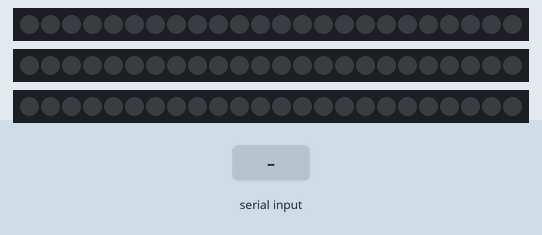
This sketch was run on a simulated Arduino Uno, built with avr-gcc and run on an emulated ATmega328P. On the bench: 3 × 24 RGB LEDs in strip order, left to right. The test bench sets the inputs (shaded band).

Above: at 4.2 s.
4.3 s: "R" received over Serial
At 6.8 s:
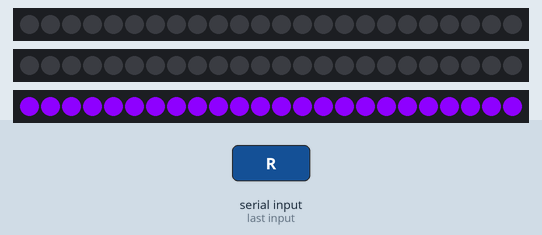
At 11.0 s:
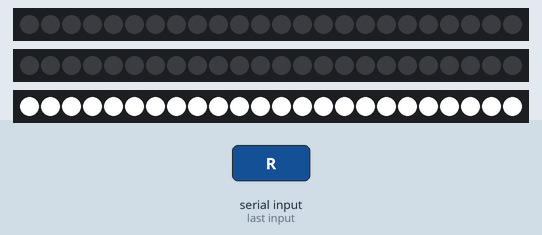

The sketch:

kafka.ino
```cpp
#include <TimedAction.h>
#include "FastLED.h"
#define NUM_LEDS 24
#define BRIGHTNESS  77
#define LED_TYPE    NEOPIXEL
#define COLOR_ORDER RGB
int fb = 255;
CRGB main_sculpt[NUM_LEDS];
CRGB mid_sculpt[NUM_LEDS];
CRGB minor_sculpt[NUM_LEDS];

void setup() {
  delay(3000);
  FastLED.addLeds<LED_TYPE, 8>(main_sculpt, NUM_LEDS);
  FastLED.addLeds<LED_TYPE, 9>(mid_sculpt, NUM_LEDS);
  FastLED.addLeds<LED_TYPE, 10>(minor_sculpt, NUM_LEDS);
  Serial.begin(9600);
}

int clearLed(CRGB sculpt[]) {
  for (int i = 0; i < NUM_LEDS; i++) {
    sculpt[i] =  CRGB(0 , 0, 0);
  }
  FastLED.show();
}

int change_color (CRGB sculpt[], int r, int g, int b, int t, int h, int bright) {
  // Leds apagados, acendem um a um na cor branca com pouco brilho e ficam 1 segundo acesos
  FastLED.setBrightness(bright);
  for (int i = 0; i < NUM_LEDS; i++) {
    sculpt[i] =  CRGB(r , g, b);
    FastLED.show();
    delay(h);
  }
  delay(t);
}
int intensify(int b, int bright, int t, int h) {
  // Leds tem o brilho intensificados e ficam no estado de brilho máximo por 1 segundo
  for (int i = b; i < bright; i++) {
    FastLED.setBrightness(i);
    FastLED.show();
    delay(h);
  }
  delay(t);
}
int dimm(int b, int bright, int t, int h) {
  // Leds tem intensidade reduzida até apagarem e permancem apagados por 1 segundo
  for (int i = b; i >= bright; i--) {
    FastLED.setBrightness(i);
    FastLED.show();
  }
  delay(t);
}
int blink_leads(CRGB sculpt[], int r, int g, int b, int h, int bright) {
  // Leds piscam por 10 vezes e apagam por 1 segundo
  FastLED.setBrightness(bright);
  for (int i = 0; i < 10; i++) {
    for (int j = 0; j < NUM_LEDS; j++) {
      sculpt[j] =  CRGB(r , g, b);
    }
    FastLED.show();
    delay(h);
    for (int j = 0; j < NUM_LEDS; j++) {
      sculpt[j] =  CRGB(0 , 0, 0);
    }
    FastLED.show();
    delay(h);
  }
}

int main_clear() {
  for (int i = 0; i < NUM_LEDS; i++) {
    main_sculpt[i] =  CRGB(0 , 0, 0);
  }
  FastLED.show();
}
int mid_clear() {
  for (int i = 0; i < NUM_LEDS; i++) {
    mid_sculpt[i] =  CRGB(0 , 0, 0);
  }
  FastLED.show();
}
int minor_clear() {
  for (int i = 0; i < NUM_LEDS; i++) {
    minor_sculpt[i] =  CRGB(0 , 0, 0);
  }
  FastLED.show();
}
int main() {
  clearLed(main_sculpt);
  change_color(main_sculpt, 255, 255, 255, 1000, 42, 77);
  intensify(77, 255, 2000, 200);
  change_color(main_sculpt, 112, 254, 255, 1000, 84, 77);
  change_color(main_sculpt, 255, 255, 255, 1000, 42, 255);
  dimm(255, 0, 1000, 200);
  blink_leads(main_sculpt, 255, 255, 255, 20, 77);
  clearLed(main_sculpt);
}
int mid() {
  clearLed(mid_sculpt);
  blink_leads(mid_sculpt, 255, 255, 255, 15, 77);
  intensify(254, 255, 1000, 200);
  dimm(255, 0, 1000, 200);
  intensify(254, 255, 0, 200);
  change_color(mid_sculpt, 142, 244, 68, 2000, 84, 255);
  dimm(255, 0, 1000, 200);
  change_color(mid_sculpt, 255, 255, 255, 2000, 42, 255);
  clearLed(mid_sculpt);
}
int minor() {
  clearLed(minor_sculpt);
  change_color(minor_sculpt, 142, 0, 255, 2000, 84, 255);
  change_color(minor_sculpt, 255, 255, 255, 2000, 84, 255);
  blink_leads(minor_sculpt, 255, 255, 255, 15, 255);
  change_color(minor_sculpt, 142, 0, 255, 3000, 125, 255);
  clearLed(minor_sculpt);
}

void loop() {
  if (Serial.available() > 0) {
    // read the incoming byte:
    char incomingByte = Serial.read();
    if (incomingByte == 'L') {
      mid();
      main();
      minor();
    }
    else if (incomingByte == 'R') {
      minor();
      main();
      mid();
    }
    else if (incomingByte == 'I') {
      mid();
    }
    else if (incomingByte == 'M') {
      main();
    }
    else if(incomingByte == 'A');
    minor();
  }
}
```

Measured:
- after the input at 4.3 s, the LEDs: first change at once (image 1 shows a later state)
